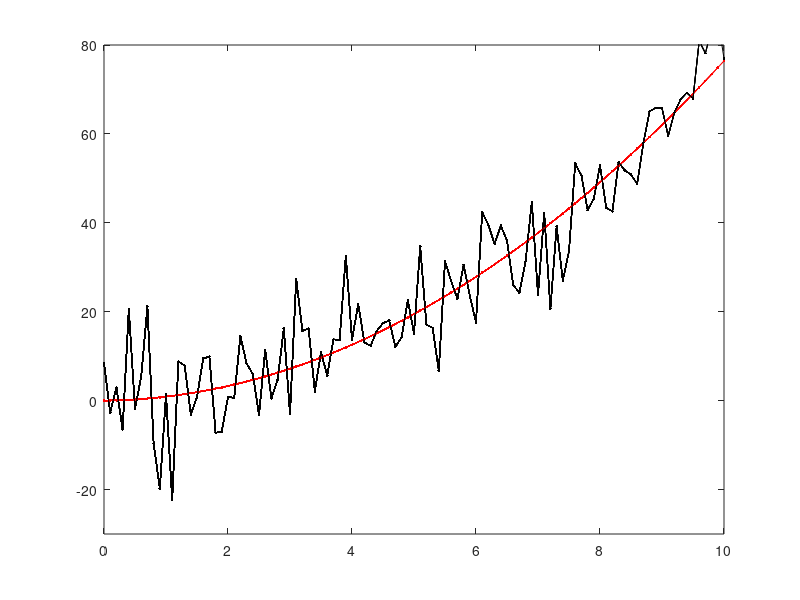

This chart was generated by the following MATLAB code: (Note: this script raises an error after producing the figure.)
% written by StudentDave 
%for licensing and usage questions 
%email scienceguy5000 at gmail. com

%Bayesian Ninja tracking Quail using kalman filter

close all; clear, clc


%% define our meta-variables (i.e. how long and often we will sample)
duration = 10;  %how long the Quail flies
dt = .1;  %The Ninja continuously looks for the birdy,
%but we'll assume he's just repeatedly sampling over time at a fixed interval

%% Define update equations (Coefficent matrices): A physics based model for where we expect the Quail to be [state transition (state + velocity)] + [input control (acceleration)]
A = [1 dt; 0 1] ; % state transition matrix:  expected flight of the Quail (state prediction)
B = [dt^2/2; dt]; %input control matrix:  expected effect of the input accceleration on the state.
C = [1 0]; % measurement matrix: the expected measurement given the predicted state (likelihood)
%since we are only measuring position (too hard for the ninja to calculate speed), we set the velocity variable to
%zero.

%% define main variables
u = 1.5; % define acceleration magnitude
Q= [0; 0]; %initized state--it has two components: [position; velocity] of the Quail
Q_estimate = Q;  %x_estimate of initial location estimation of where the Quail is (what we are updating)
QuailAccel_noise_mag = 0.05; %process noise: the variability in how fast the Quail is speeding up (stdv of acceleration: meters/sec^2)
NinjaVision_noise_mag = 10;  %measurement noise: How mask-blinded is the Ninja (stdv of location, in meters)
Ez = NinjaVision_noise_mag^2;% Ez convert the measurement noise (stdv) into covariance matrix
Ex = QuailAccel_noise_mag^2 * [dt^4/4 dt^3/2; dt^3/2 dt^2]; % Ex convert the process noise (stdv) into covariance matrix
P = Ex; % estimate of initial Quail position variance (covariance matrix)

%% initize result variables
% Initialize for speed
Q_loc = []; % ACTUAL Quail flight path
vel = []; % ACTUAL Quail velocity
Q_loc_meas = []; % Quail path that the Ninja sees


%% simulate what the Ninja sees over time
figure(2);clf
figure(1);clf
for t = 0 : dt: duration
    
    fprintf(1, '\nTime value (seconds): %4.2f', t);

    % Generate the Quail flight
    QuailAccel_noise = QuailAccel_noise_mag * [(dt^2/2)*randn; dt*randn];
    Q= A * Q+ B * u + QuailAccel_noise;
    % Generate what the Ninja sees
    NinjaVision_noise = NinjaVision_noise_mag * randn;
    y = C * Q+ NinjaVision_noise;
    Q_loc = [Q_loc; Q(1)];
    Q_loc_meas = [Q_loc_meas; y];
    vel = [vel; Q(2)];
    %iteratively plot what the ninja sees
    plot(0:dt:t, Q_loc, '-r.')
    plot(0:dt:t, Q_loc_meas, '-k.')
    axis([0 10 -30 80])
    hold on
%     pause
end

%plot theoretical path of ninja that doesn't use kalman
plot(0:dt:t, smooth(Q_loc_meas), '-g.')

%plot velocity, just to show that it's constantly increasing, due to
%constant acceleration
%figure(2);
%plot(0:dt:t, vel, '-b.')


%% Do kalman filtering
%initize estimation variables
Q_loc_estimate = []; %  Quail position estimate
vel_estimate = []; % Quail velocity estimate
Q= [0; 0]; % re-initized state
P_estimate = P;
P_mag_estimate = [];
predic_state = [];
predic_var = [];
for t = 1:length(Q_loc)
    % Predict next state of the quail with the last state and predicted motion.
    Q_estimate = A * Q_estimate + B * u;
    predic_state = [predic_state; Q_estimate(1)] ;
    %predict next covariance
    P = A * P * A' + Ex;
    predic_var = [predic_var; P] ;
    % predicted Ninja measurement covariance
    % Kalman Gain
    K = P*C'*inv(C*P*C'+Ez);
    % Update the state estimate.
    Q_estimate = Q_estimate + K * (Q_loc_meas(t) - C * Q_estimate);
    % update covariance estimation.
    P =  (eye(2)-K*C)*P;
    %Store for plotting
    Q_loc_estimate = [Q_loc_estimate; Q_estimate(1)];
    vel_estimate = [vel_estimate; Q_estimate(2)];
    P_mag_estimate = [P_mag_estimate; P(1)]
end

% Plot the results
figure(2);
tt = 0 : dt : duration;
plot(tt,Q_loc,'-r.',tt,Q_loc_meas,'-k.', tt,Q_loc_estimate,'-g.');
axis([0 10 -30 80])


%plot the evolution of the distributions
figure(3);clf
for T = 1:length(Q_loc_estimate)
clf
    x = Q_loc_estimate(T)-5:.01:Q_loc_estimate(T)+5; % range on x axis
      
    %predicted next position of the quail     
    hold on
    mu = predic_state(T); % mean
    sigma = predic_var(T); % standard deviation
    y = normpdf(x,mu,sigma); % pdf
    y = y/(max(y));
    hl = line(x,y,'Color','m'); % or use hold on and normal plot
       
    %data measured by the ninja
    mu = Q_loc_meas(T); % mean
    sigma = NinjaVision_noise_mag; % standard deviation
    y = normpdf(x,mu,sigma); % pdf
    y = y/(max(y));
    hl = line(x,y,'Color','k'); % or use hold on and normal plot
    
    %combined position estimate
    mu = Q_loc_estimate(T); % mean
    sigma = P_mag_estimate(T); % standard deviation
    y = normpdf(x,mu,sigma); % pdf
    y = y/(max(y));
    hl = line(x,y, 'Color','g'); % or use hold on and normal plot
    axis([Q_loc_estimate(T)-5 Q_loc_estimate(T)+5 0 1]);     

    
    %actual position of the quail
    plot(Q_loc(T)); 
    ylim=get(gca,'ylim');
    line([Q_loc(T);Q_loc(T)],ylim.','linewidth',2,'color','b');
    legend('state predicted','measurement','state estimate','actual Quail position')
%     pause
end


